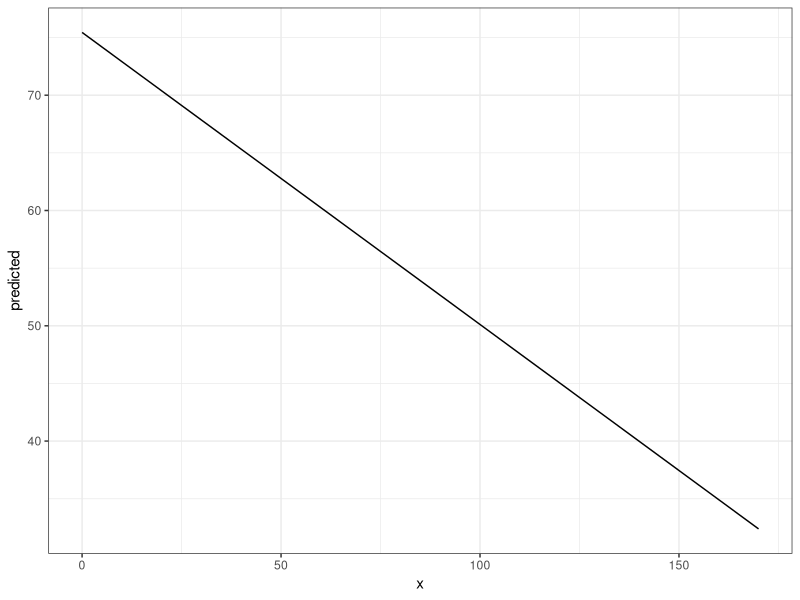
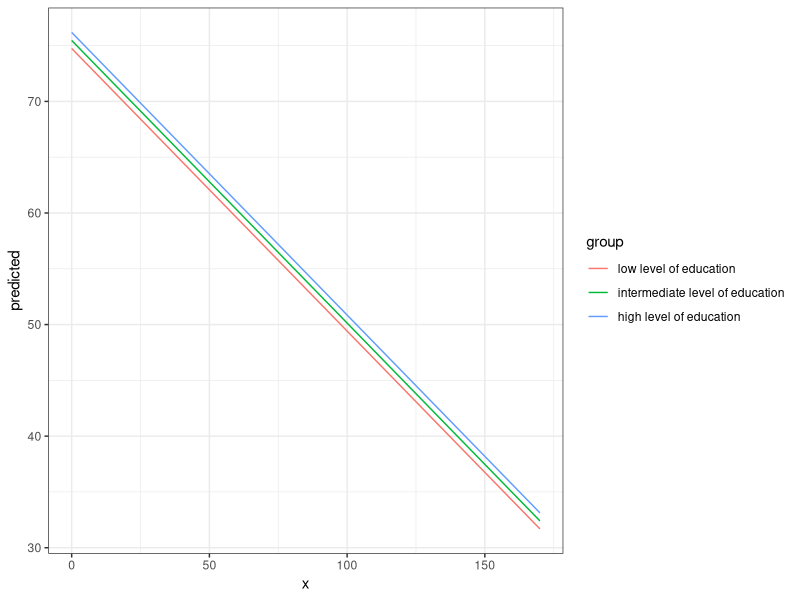
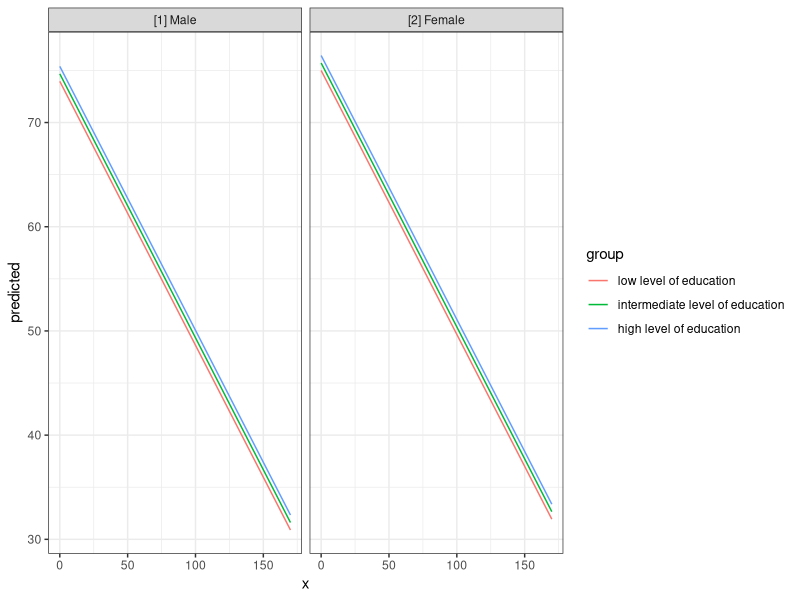
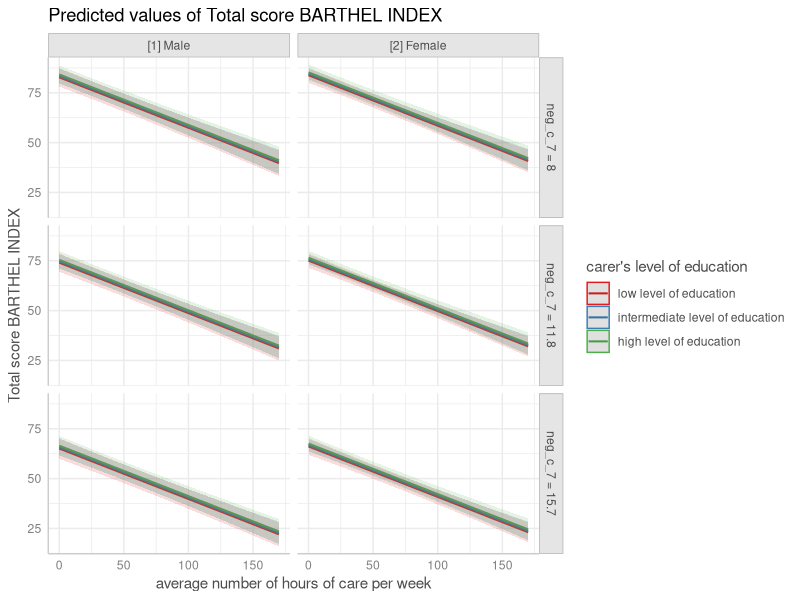
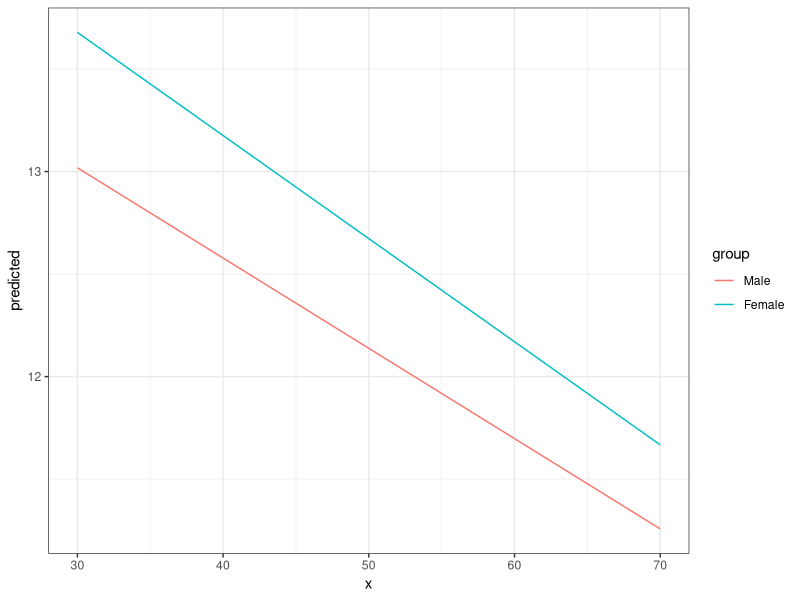
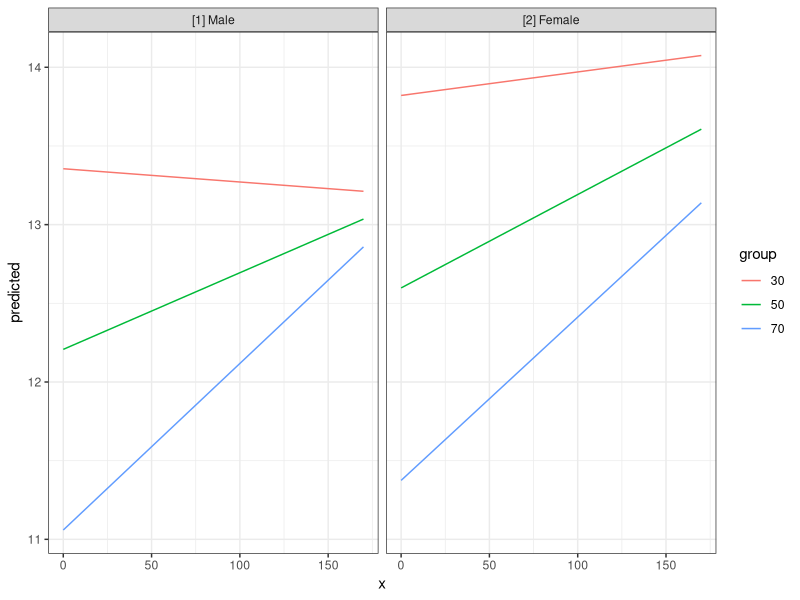
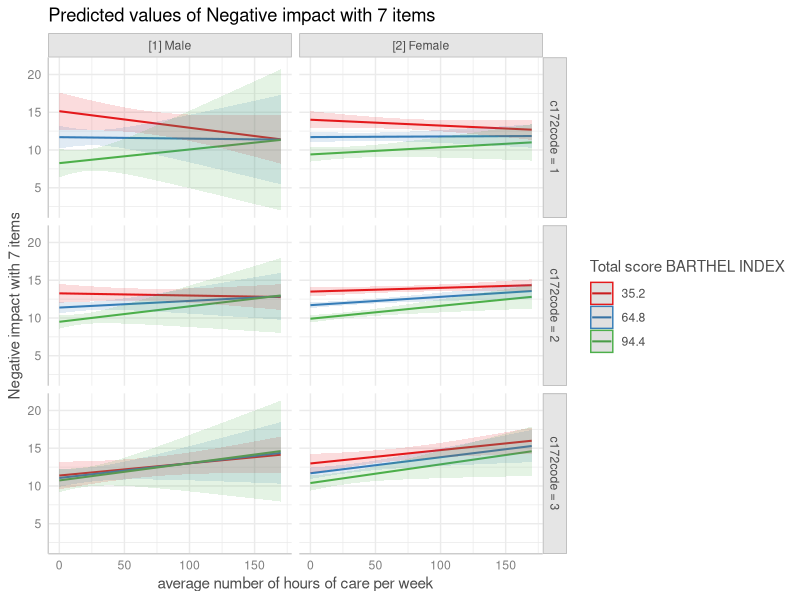
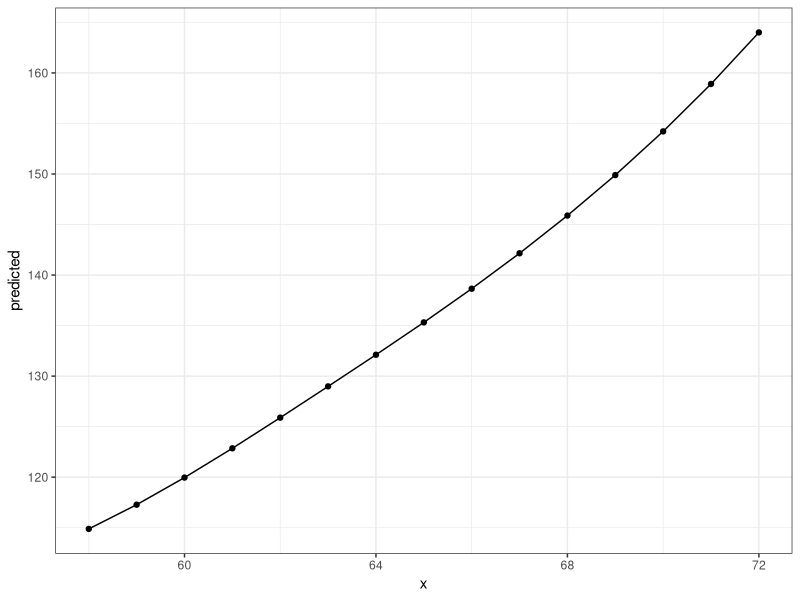

The R source for these figures, in order:
## ----set-options, echo = FALSE------------------------------------------------------------------------------------------------------------------------------------------------------------------------------------------------------------------------------------------------------------------------------------------------------------------------------------------------------------------------------------------------------------------------------------------------------------------------------------------------------------------------------------------------------------------------------------------------------------------------------------------------------------------------------------------------------------------------------------------------------------------------------------------------
knitr::opts_chunk$set(
  collapse = TRUE,
  comment = "#>",
  dev = "png",
  fig.width = 7,
  fig.height = 3.5,
  message = FALSE, warning = FALSE)
options(width = 800)

if (!requireNamespace("ggplot2", quietly = TRUE) ||
    !requireNamespace("splines", quietly = TRUE) ||
    !requireNamespace("survival", quietly = TRUE) ||
    !requireNamespace("sjmisc", quietly = TRUE)) {
  knitr::opts_chunk$set(eval = FALSE)
}

## -----------------------------------------------------------------------------------------------------------------------------------------------------------------------------------------------------------------------------------------------------------------------------------------------------------------------------------------------------------------------------------------------------------------------------------------------------------------------------------------------------------------------------------------------------------------------------------------------------------------------------------------------------------------------------------------------------------------------------------------------------------------------------------------------------------------------------
library(ggeffects)
data(efc)
fit <- lm(barthtot ~ c12hour + neg_c_7 + c161sex + c172code, data = efc)

ggpredict(fit, terms = "c12hour")

## -----------------------------------------------------------------------------------------------------------------------------------------------------------------------------------------------------------------------------------------------------------------------------------------------------------------------------------------------------------------------------------------------------------------------------------------------------------------------------------------------------------------------------------------------------------------------------------------------------------------------------------------------------------------------------------------------------------------------------------------------------------------------------------------------------------------------------
library(ggplot2)
theme_set(theme_bw())

mydf <- ggpredict(fit, terms = "c12hour")
ggplot(mydf, aes(x, predicted)) + geom_line()

## -----------------------------------------------------------------------------------------------------------------------------------------------------------------------------------------------------------------------------------------------------------------------------------------------------------------------------------------------------------------------------------------------------------------------------------------------------------------------------------------------------------------------------------------------------------------------------------------------------------------------------------------------------------------------------------------------------------------------------------------------------------------------------------------------------------------------------
ggpredict(fit, terms = c("c12hour", "c172code"))

## -----------------------------------------------------------------------------------------------------------------------------------------------------------------------------------------------------------------------------------------------------------------------------------------------------------------------------------------------------------------------------------------------------------------------------------------------------------------------------------------------------------------------------------------------------------------------------------------------------------------------------------------------------------------------------------------------------------------------------------------------------------------------------------------------------------------------------
mydf <- ggpredict(fit, terms = c("c12hour", "c172code"))
ggplot(mydf, aes(x, predicted, colour = group)) + geom_line()

## -----------------------------------------------------------------------------------------------------------------------------------------------------------------------------------------------------------------------------------------------------------------------------------------------------------------------------------------------------------------------------------------------------------------------------------------------------------------------------------------------------------------------------------------------------------------------------------------------------------------------------------------------------------------------------------------------------------------------------------------------------------------------------------------------------------------------------
mydf <- ggpredict(fit, terms = c("c12hour", "c172code", "c161sex"))
mydf
ggplot(mydf, aes(x, predicted, colour = group)) + 
  geom_line() + 
  facet_wrap(~facet)

## ----fig.height = 8-----------------------------------------------------------------------------------------------------------------------------------------------------------------------------------------------------------------------------------------------------------------------------------------------------------------------------------------------------------------------------------------------------------------------------------------------------------------------------------------------------------------------------------------------------------------------------------------------------------------------------------------------------------------------------------------------------------------------------------------------------------------------------------------------------------
mydf <- ggpredict(fit, terms = c("c12hour", "c172code", "c161sex", "neg_c_7"))
plot(mydf)

## -----------------------------------------------------------------------------------------------------------------------------------------------------------------------------------------------------------------------------------------------------------------------------------------------------------------------------------------------------------------------------------------------------------------------------------------------------------------------------------------------------------------------------------------------------------------------------------------------------------------------------------------------------------------------------------------------------------------------------------------------------------------------------------------------------------------------------
mydf <- ggpredict(fit)
mydf

## -----------------------------------------------------------------------------------------------------------------------------------------------------------------------------------------------------------------------------------------------------------------------------------------------------------------------------------------------------------------------------------------------------------------------------------------------------------------------------------------------------------------------------------------------------------------------------------------------------------------------------------------------------------------------------------------------------------------------------------------------------------------------------------------------------------------------------
library(sjmisc)
data(efc)

# make categorical
efc$c161sex <- to_factor(efc$c161sex)

# fit model with interaction
fit <- lm(neg_c_7 ~ c12hour + barthtot * c161sex, data = efc)

# select only levels 30, 50 and 70 from continuous variable Barthel-Index
mydf <- ggpredict(fit, terms = c("barthtot [30,50,70]", "c161sex"))
ggplot(mydf, aes(x, predicted, colour = group)) + geom_line()

## -----------------------------------------------------------------------------------------------------------------------------------------------------------------------------------------------------------------------------------------------------------------------------------------------------------------------------------------------------------------------------------------------------------------------------------------------------------------------------------------------------------------------------------------------------------------------------------------------------------------------------------------------------------------------------------------------------------------------------------------------------------------------------------------------------------------------------
# fit model with 3-way-interaction
fit <- lm(neg_c_7 ~ c12hour * barthtot * c161sex, data = efc)

# select only levels 30, 50 and 70 from continuous variable Barthel-Index
mydf <- ggpredict(fit, terms = c("c12hour", "barthtot [30,50,70]", "c161sex"))

ggplot(mydf, aes(x, predicted, colour = group)) + 
  geom_line() +
  facet_wrap(~facet)

## ----fig.height = 8-----------------------------------------------------------------------------------------------------------------------------------------------------------------------------------------------------------------------------------------------------------------------------------------------------------------------------------------------------------------------------------------------------------------------------------------------------------------------------------------------------------------------------------------------------------------------------------------------------------------------------------------------------------------------------------------------------------------------------------------------------------------------------------------------------------
# fit model with 4-way-interaction
fit <- lm(neg_c_7 ~ c12hour * barthtot * c161sex * c172code, data = efc)

# marginal effects for all 4 interaction terms
pr <- ggpredict(fit, c("c12hour", "barthtot", "c161sex", "c172code"))

# use plot() method, easier than own ggplot-code from scratch
plot(pr)

## -----------------------------------------------------------------------------------------------------------------------------------------------------------------------------------------------------------------------------------------------------------------------------------------------------------------------------------------------------------------------------------------------------------------------------------------------------------------------------------------------------------------------------------------------------------------------------------------------------------------------------------------------------------------------------------------------------------------------------------------------------------------------------------------------------------------------------
library(splines)
data(women)

fm1 <- lm(weight ~ bs(height, df = 5), data = women)
dat <- ggpredict(fm1, "height")

ggplot(dat, aes(x, predicted)) + 
  geom_line() +
  geom_point()

## -----------------------------------------------------------------------------------------------------------------------------------------------------------------------------------------------------------------------------------------------------------------------------------------------------------------------------------------------------------------------------------------------------------------------------------------------------------------------------------------------------------------------------------------------------------------------------------------------------------------------------------------------------------------------------------------------------------------------------------------------------------------------------------------------------------------------------
library(survival)
data("lung")
m <- coxph(Surv(time, status) ~ sex + age + ph.ecog, data = lung)

# predicted risk-scores
ggpredict(m, c("sex", "ph.ecog"))

## -----------------------------------------------------------------------------------------------------------------------------------------------------------------------------------------------------------------------------------------------------------------------------------------------------------------------------------------------------------------------------------------------------------------------------------------------------------------------------------------------------------------------------------------------------------------------------------------------------------------------------------------------------------------------------------------------------------------------------------------------------------------------------------------------------------------------------
# probability of survival
ggpredict(m, c("sex", "ph.ecog"), type = "survival")

## -----------------------------------------------------------------------------------------------------------------------------------------------------------------------------------------------------------------------------------------------------------------------------------------------------------------------------------------------------------------------------------------------------------------------------------------------------------------------------------------------------------------------------------------------------------------------------------------------------------------------------------------------------------------------------------------------------------------------------------------------------------------------------------------------------------------------------
get_x_title(mydf)
get_y_title(mydf)

ggplot(mydf, aes(x, predicted, colour = group)) + 
  geom_line() +
  facet_wrap(~facet) +
  labs(
    x = get_x_title(mydf),
    y = get_y_title(mydf),
    colour = get_legend_title(mydf)
  )
